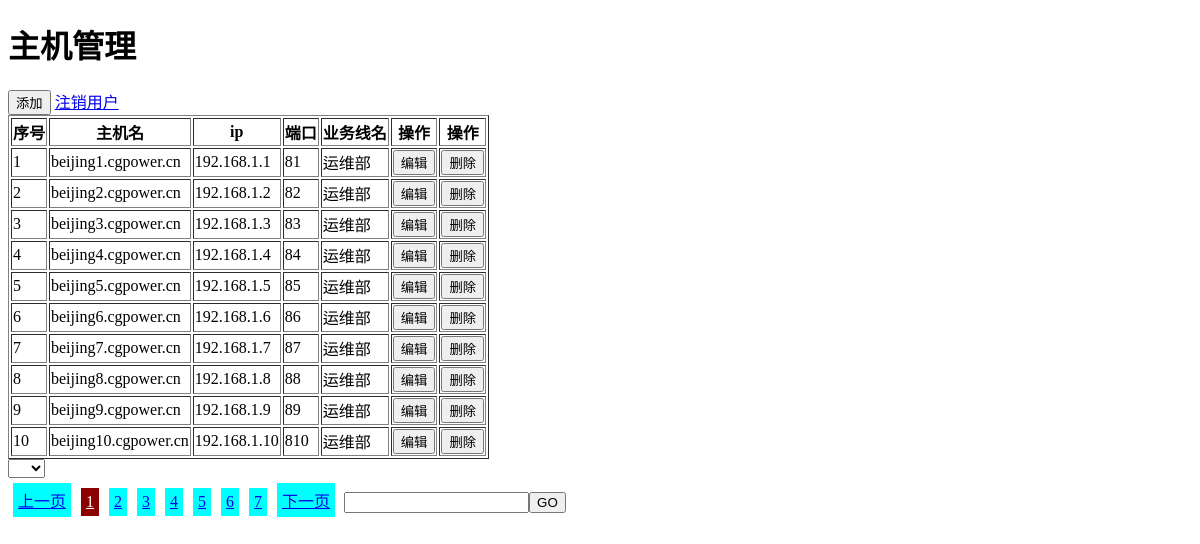
Screenshot of /host/ (signed in) with the database file from the repository.
### cmdb/models.py (models this page shows)
class Host(models.Model):
	hostname = models.CharField(max_length=32,db_index=True)
	ip = models.GenericIPAddressField(db_index=True)
	port = models.IntegerField()
	b = models.ForeignKey(to='Business',to_field='id')

class Business(models.Model):
	caption = models.CharField(max_length=32)
	code = models.CharField(max_length=32,null=True,default='SA')

### cmdb/views.py (the view, shortened to what this page needs)
# urls.py: url(r'^host/$', views.host),
def host(request):
	if not request.session.get('is_login'):
		return redirect('/login/')
	elif request.session.get('is_login'):
		if request.method == 'GET':
			v1 = models.Host.objects.all()
			b_list = models.Business.objects.all()
			t = models.Host.objects.all().count()
			LIST = []
			for i in range(1,int(t)+1):
				LIST.append(i)
			current_page = request.GET.get('p', 1)
			current_page = int(current_page)
			val = request.COOKIES.get('per_page_count')
			if not val:
				page_obj = pagination.Page(current_page, len(LIST))
			else:
				val = int(val)
				page_obj = pagination.Page(current_page, len(LIST), val)
			data = v1[page_obj.start:page_obj.end]
			page_str = page_obj.page_str('/host/')
			return render(request,'host.html',{'page_str':page_str,'data':data,'b_list':b_list})

### utils/pagination.py (called while the page is built)
    @property
    def start(self):
        return (self.current_page-1) * self.per_page_count

    @property
    def end(self):
        return self.current_page * self.per_page_count

    @property
    def total_count(self):
        v,y = divmod(self.data_count, self.per_page_count)
        if y:
            v += 1
        return v

### templates/host.html (shortened to what this page needs)
<!DOCTYPE html>
<html lang="en">
<head>
</head>
<body>
    <h1>主机管理</h1>
    <div>
        <input id='add_host' type="button" value="添加"/>
        <a href="/logout/" >
            注销用户
        </a>
    </div>
    <table border="1">
        <thead>
            <tr>
                <th>序号</th>
                <th>主机名</th>
                <th>ip</th>
                <th>端口</th>
                <th>业务线名</th>
                <th>操作</th>
                <th>操作</th>
            </tr>
        </thead>
        <tbody>
        {%  include 'li.html' %}
        </tbody>
    </table>
    <div>
        <select id="ps" onchange="changPageSize(this)">
        </select>
    </div>
    <div class="pagination">
        {{ page_str }}
    </div>
</body>
</html>

### templates/li.html
{% for row in data %}
    <tr  hid="{{ row.id }}" bid="{{ row.b_id }}" hostname="{{ row.hostname }}" ip="{{ row.ip }}" port="{{ row.port }}">
        <td>{{ forloop.counter }}</td>
        <td>{{ row.hostname }}</td>
        <td>{{ row.ip }}</td>
        <td>{{ row.port }}</td>
        <td>{{ row.b.caption }}</td>
        <td>
            <input class="edit" type="button" value="编辑"/>
        </td>
        <td>
            <input class="delete" type="button" value="删除"/>
        </td>
    </tr>
{% endfor %}

### templates/host.html (style rules this page uses)
.pagination .page { display: inline-block; padding: 5px; margin: 5px; background-color: aqua; }
.pagination .active { color: white; background-color: darkred !important; }

### rows the page displays
Host: hostname "beijing1.cgpower.cn", ip "192.168.1.1", port "81", b.caption "运维部"
Host: hostname "beijing2.cgpower.cn", ip "192.168.1.2", port "82", b.caption "运维部"
Host: hostname "beijing3.cgpower.cn", ip "192.168.1.3", port "83", b.caption "运维部"
Host: hostname "beijing4.cgpower.cn", ip "192.168.1.4", port "84", b.caption "运维部"
Host: hostname "beijing5.cgpower.cn", ip "192.168.1.5", port "85", b.caption "运维部"
Host: hostname "beijing6.cgpower.cn", ip "192.168.1.6", port "86", b.caption "运维部"
Host: hostname "beijing7.cgpower.cn", ip "192.168.1.7", port "87", b.caption "运维部"
Host: hostname "beijing8.cgpower.cn", ip "192.168.1.8", port "88", b.caption "运维部"
Host: hostname "beijing9.cgpower.cn", ip "192.168.1.9", port "89", b.caption "运维部"
Host: hostname "beijing10.cgpower.cn", ip "192.168.1.10", port "810", b.caption "运维部"
